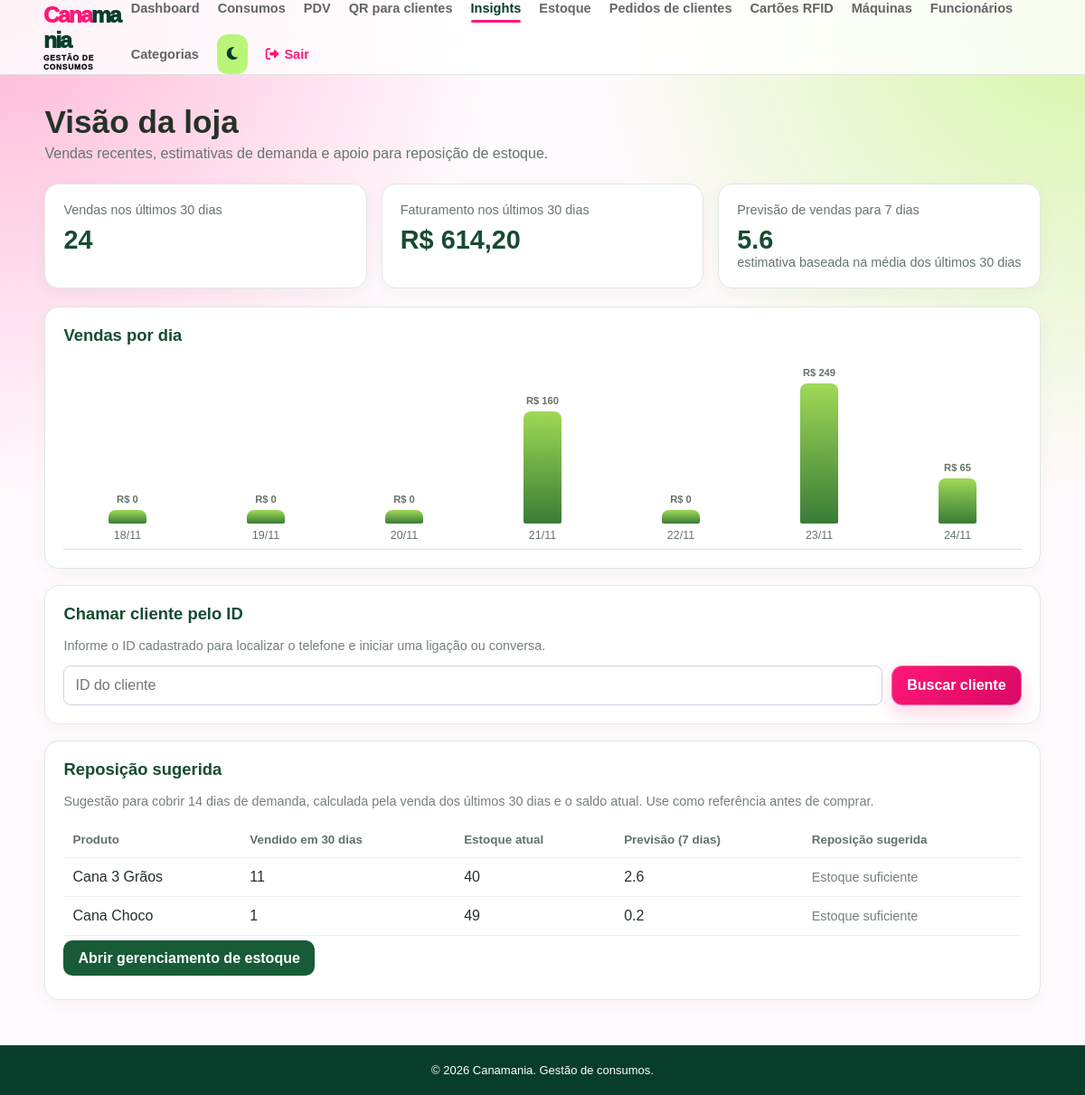
Page /insights/ (signed in) on the committed database.
### app/models/produtos.py (models this page shows, shortened)
class Produto(Base):
    __tablename__ = "produtos"
    id = Column(Integer, primary_key=True, index=True)
    nome = Column(String(200), unique=True, index=True)
    preco = Column(Float)
    estoque_atual = Column(Integer, nullable=False, default=0)
    possui_variacoes_tamanho = Column(Boolean, nullable=False, default=False, server_default="false")
    ativo = Column(Boolean, default=True)
    imagem_path = Column(String(255), nullable=True)
    categoria_id = Column(Integer, ForeignKey("categorias.id", ondelete="SET NULL"), nullable=True)
    categoria = relationship("Categoria", back_populates="produtos")
    estoques_tamanho = relationship(
        "EstoqueTamanho", back_populates="produto", cascade="all, delete-orphan"
    )
    estoques_variacoes = relationship(
        "EstoqueVariacao", back_populates="produto", cascade="all, delete-orphan"
    )

### app/controllers/insights_controller.py (the view)
@router.get("/")
def painel_insights(
    request: Request,
    cliente_id: int | None = None,
    db: Session = Depends(get_db),
    usuario=Depends(get_usuario_logado),
):
    agora = datetime.utcnow()
    trinta_dias = agora - timedelta(days=30)
    sete_dias = agora - timedelta(days=7)
    vendas_periodo = db.query(Venda).filter(Venda.criado_em >= trinta_dias).all()
    receita_30 = sum(float(v.total_liquido or 0) for v in vendas_periodo)
    dias = [(agora - timedelta(days=i)).date() for i in reversed(range(7))]
    vendas_por_dia = {dia: {"quantidade": 0, "receita": 0.0} for dia in dias}
    for venda in db.query(Venda).filter(Venda.criado_em >= sete_dias).all():
        dia = (venda.criado_em - timedelta(hours=3)).date() if venda.criado_em else None
        if dia in vendas_por_dia:
            vendas_por_dia[dia]["quantidade"] += 1
            vendas_por_dia[dia]["receita"] += float(venda.total_liquido or 0)
    max_receita = max((d["receita"] for d in vendas_por_dia.values()), default=0) or 1
    grafico = [{"dia": dia.strftime("%d/%m"), "receita": dados["receita"], "altura": max(8, round(dados["receita"] / max_receita * 100)), "vendas": dados["quantidade"]} for dia, dados in vendas_por_dia.items()]
    vendidos = dict(
        db.query(ItemVenda.produto_id, func.coalesce(func.sum(ItemVenda.quantidade), 0))
        .join(Venda, ItemVenda.venda_id == Venda.id)
        .filter(Venda.criado_em >= trinta_dias, ItemVenda.produto_id.isnot(None))
        .group_by(ItemVenda.produto_id).all()
    )
    saldos_filiais = dict(
        db.query(EstoqueFilial.produto_id, func.coalesce(func.sum(EstoqueFilial.quantidade), 0))
        .group_by(EstoqueFilial.produto_id).all()
    )
    produtos = db.query(Produto).filter(Produto.ativo == True).all()
    recomendacoes = []
    for produto in produtos:
        qtd_vendida = int(vendidos.get(produto.id, 0))
        if produto.eh_consumo or not qtd_vendida:
            continue
        estoque = int(saldos_filiais.get(produto.id, produto.estoque_atual or 0))
        if produto.possui_variacoes_tamanho:
            estoque = sum(int(v.estoque_atual or 0) for v in produto.estoques_variacoes)
        media_dia = qtd_vendida / 30
        previsao = round(media_dia * 7, 1)
        sugerido = max(0, int((media_dia * 14) - estoque + 0.999))
        recomendacoes.append({"nome": produto.nome, "estoque": estoque, "vendidos": qtd_vendida, "previsao": previsao, "sugerido": sugerido})
    recomendacoes.sort(key=lambda p: (p["sugerido"] == 0, -p["sugerido"], -p["vendidos"], p["nome"].lower()))
    cliente = db.query(Cliente).filter(Cliente.id == cliente_id, Cliente.ativo == True).first() if cliente_id else None
    telefone_limpo = "".join(c for c in (cliente.telefone or "") if c.isdigit()) if cliente else ""
    whatsapp = ("https://wa.me/55" + telefone_limpo) if len(telefone_limpo) in (10, 11) else ("https://wa.me/" + telefone_limpo if len(telefone_limpo) > 11 else "")
    return templates.TemplateResponse(request, "insights.html", {
        "request": request, "usuario": usuario, "cliente_id": cliente_id,
        "cliente": cliente, "telefone_limpo": telefone_limpo, "whatsapp": whatsapp,
        "grafico": grafico, "receita_30": receita_30,
        "vendas_30": len(vendas_periodo), "previsao_7": round(len(vendas_periodo) / 30 * 7, 1),
        "recomendacoes": recomendacoes[:10],
    })

### app/templates/insights.html (shortened to what this page needs)
{% extends "base.html" %}
{% block content %}
<main class="insights">
  <h1>Visão da loja</h1><p class="intro">Vendas recentes, estimativas de demanda e apoio para reposição de estoque.</p>
  <section class="insight-grid" aria-label="Resumo de vendas">
    <article class="insight-card"><span>Vendas nos últimos 30 dias</span><strong>{{ vendas_30 }}</strong></article>
    <article class="insight-card"><span>Faturamento nos últimos 30 dias</span><strong>R$ {{ '%.2f'|format(receita_30)|replace('.', ',') }}</strong></article>
    <article class="insight-card"><span>Previsão de vendas para 7 dias</span><strong>{{ previsao_7 }}</strong><span>estimativa baseada na média dos últimos 30 dias</span></article>
  </section>
  <section class="panel"><h2>Vendas por dia</h2><div class="bars" role="img" aria-label="Gráfico de faturamento dos últimos sete dias">
    {% for dia in grafico %}<div class="bar-col" title="{{ dia.vendas }} vendas"><b>R$ {{ '%.0f'|format(dia.receita) }}</b><div class="bar" style="height:{{ dia.altura }}%"></div><span>{{ dia.dia }}</span></div>{% endfor %}
  </div></section>
  <section class="panel"><h2>Chamar cliente pelo ID</h2><p class="muted">Informe o ID cadastrado para localizar o telefone e iniciar uma ligação ou conversa.</p>
    <form class="client-form" method="get" action="/insights/"><input name="cliente_id" type="number" min="1" required placeholder="ID do cliente" value="{{ cliente_id or '' }}"><button type="submit">Buscar cliente</button></form>
  </section>
  <section class="panel"><h2>Reposição sugerida</h2><p class="muted">Sugestão para cobrir 14 dias de demanda, calculada pela venda dos últimos 30 dias e o saldo atual. Use como referência antes de comprar.</p>
    <div class="table-wrap"><table><thead><tr><th>Produto</th><th>Vendido em 30 dias</th><th>Estoque atual</th><th>Previsão (7 dias)</th><th>Reposição sugerida</th></tr></thead><tbody>
    {% for item in recomendacoes %}<tr><td>{{ item.nome }}</td><td>{{ item.vendidos }}</td><td>{{ item.estoque }}</td><td>{{ item.previsao }}</td><td>{% if item.sugerido %}<span class="pill">{{ item.sugerido }} unidades</span>{% else %}<span class="muted">Estoque suficiente</span>{% endif %}</td></tr>{% else %}<tr><td colspan="5">Ainda não há vendas de produtos nos últimos 30 dias para calcular sugestões.</td></tr>{% endfor %}
    </tbody></table></div><p><a class="action" href="/estoque/">Abrir gerenciamento de estoque</a></p>
  </section>
</main>
{% endblock %}

### app/static/css/base.css (style rules this page uses)
:root { --cana-pink:#ff1877;--cana-lime:#baf57a;--cana-green:#083d2c;--cana-ink:#111315;--cana-bg:#fffafd;--cana-surface:#fff }
* { box-sizing: border-box; }
body { min-height: 100vh; margin: 0; display: flex; flex-direction: column; font-family: Arial, sans-serif; background-color: var(--cana-bg); color: var(--cana-ink); transition: background .3s,color .3s; }
:is(button,.btn-create,.btn-novo-produto,.btn-primario,.btn-add-carrinho-pdv,.btn-salvar-venda-final,.btn-ver-ranking,.filiais-heading a) { border-radius:12px!important;transition:transform .2s ease,background .2s ease,box-shadow .2s ease,color .2s ease!important }
:is(button,.btn-create,.btn-novo-produto,.btn-primario,.btn-add-carrinho-pdv,.btn-salvar-venda-final):not(.theme-toggle) { background:linear-gradient(135deg,#ff1877,#d90864)!important;color:#fff!important;border:1px solid rgba(255,255,255,.34)!important;box-shadow:0 9px 19px rgba(255,24,119,.18) }
:is(button,.btn-create,.btn-novo-produto,.btn-primario,.btn-add-carrinho-pdv,.btn-salvar-venda-final):not(:disabled):hover { transform:translateY(-2px);background:linear-gradient(135deg,#c9085a,#083d2c)!important;box-shadow:0 13px 25px rgba(8,61,44,.2) }

### app/static/css/ui.css (style rules this page uses)
:root { --page-padding-block: 40px; --page-padding-inline: 60px; --control-height: 44px; --control-radius: 8px; --control-border: #cbd5e1; --focus-ring: rgba(9, 20, 92, .18); }
button, .btn-primary, .btn-secondary, .btn-create, .btn-novo-produto, .btn-nova-venda, .btn-finalizar-dia, .btn-submit, .btn-cancel, .btn-acao, .btn-edit, .btn-toggle, .btn-primario, .btn-secundario, .btn-add-carrinho-pdv, .btn-salvar-venda-final, .btn-voltar-historico { min-height: var(--control-height); border-radius: var(--control-radius); transition: background-color .2s ease, border-color .2s ease, box-shadow .2s ease, transform .2s ease; }
input:not([type="checkbox"]):not([type="radio"]), select, textarea { min-height: var(--control-height); border-color: var(--control-border); border-radius: var(--control-radius); transition: border-color .2s ease, box-shadow .2s ease; }

### app/static/css/responsive.css (style rules this page uses)
html { -webkit-text-size-adjust: 100%; }
button, input, select, textarea { font: inherit; }
html, body { max-width: 100%; }
main, section, article, aside, form, fieldset, header, footer, nav, .container, .page, .main-content, .main-content > *, .page-header > *, .form-container, .card, .panel, .surface, .dashboard, .produtos-container-main, .vendas-container-main, .clientes-container, .armarios-page { min-width: 0; }
input, select, textarea, button { max-width: 100%; }
pre, code, a, p, td, th, label, small { overflow-wrap: anywhere; }
*, *::before, *::after { box-sizing: border-box; }

### app/static/css/theme-accents.css (style rules this page uses)
body::before { content: ""; position: fixed; inset: 0; z-index: -1; pointer-events: none; background-image: radial-gradient(circle at 0 0, #ffb7d5 0, transparent 34rem), radial-gradient(circle at 100% 0, #d4f5a5 0, transparent 34rem); }

### rows in the picture
Produto: nome "Cana 3 Grãos", vendidos "11", estoque "40", previsao "2.6"
Produto: nome "Cana Choco", vendidos "1", estoque "49", previsao "0.2"

### other values in the picture
{{ vendas_30 }} "24"
{{ '%.2f'|format(receita_30)|replace('.', ',') }} "614,20"
{{ previsao_7 }} "5.6"
{{ '%.0f'|format(dia.receita) }} "0" "0" "0" "160" "0" "249" "65"
{{ dia.dia }} "18/11" "19/11" "20/11" "21/11" "22/11" "23/11" "24/11"
